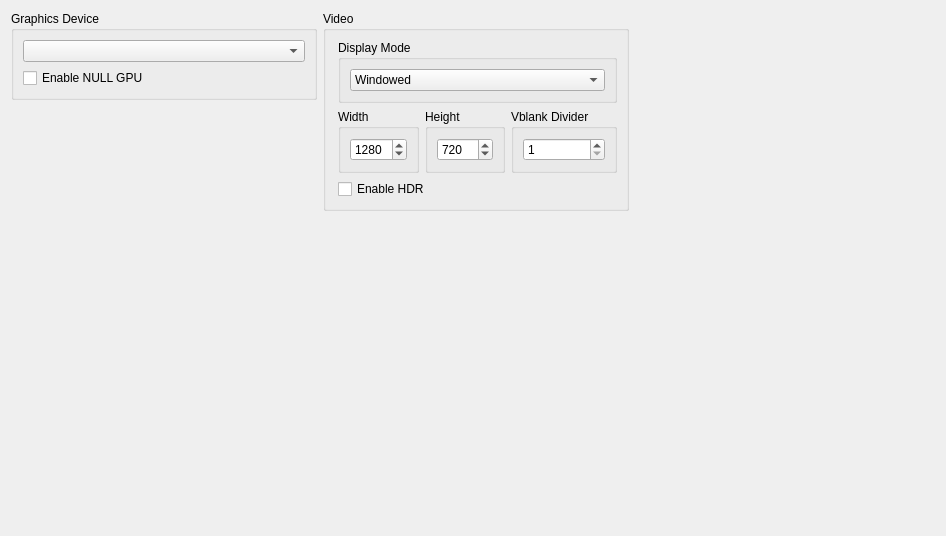
      <widget class="QWidget" name="graphicsTabLayout">
       <property name="geometry">
        <rect>
         <x>0</x>
         <y>0</y>
         <width>946</width>
         <height>536</height>
        </rect>
       </property>
       <layout class="QVBoxLayout" name="graphicsTabVLayout" stretch="0,0">
        <item>
         <layout class="QHBoxLayout" name="graphicsTabHLayout" stretch="1,1,1">
          <item>
           <layout class="QVBoxLayout" name="graphicsTabLayoutLeft">
            <item>
             <widget class="QGroupBox" name="graphicsAdapterGroupBox">
              <property name="title">
               <string>Graphics Device</string>
              </property>
              <layout class="QVBoxLayout" name="graphicsAdapterLayout">
               <item>
                <widget class="QComboBox" name="graphicsAdapterBox"/>
               </item>
               <item>
                <widget class="QCheckBox" name="nullGpuCheckBox">
                 <property name="text">
                  <string>Enable NULL GPU</string>
                 </property>
                </widget>
               </item>
              </layout>
             </widget>
            </item>
            <item>
             <widget class="QWidget" name="widgetgraphicsBottom" native="true">
              <layout class="QHBoxLayout" name="widgetgraphicsBottomHLayout">
               <property name="leftMargin">
                <number>0</number>
               </property>
               <property name="topMargin">
                <number>0</number>
               </property>
               <property name="rightMargin">
                <number>0</number>
               </property>
               <property name="bottomMargin">
                <number>0</number>
               </property>
               <item>
                <spacer name="verticalSpacer_2">
                 <property name="orientation">
                  <enum>Qt::Orientation::Vertical</enum>
                 </property>
                 <property name="sizeHint" stdset="0">
                  <size>
                   <width>20</width>
                   <height>40</height>
                  </size>
                 </property>
                </spacer>
               </item>
              </layout>
             </widget>
            </item>
           </layout>
          </item>
          <item>
           <layout class="QVBoxLayout" name="graphicsTabLayoutMiddle">
            <item>
            <widget class="QGroupBox" name="displayOptionsGroupBox">
              <property name="title">
               <string>Video</string>
              </property>
               <layout class="QVBoxLayout" name="layoutResolution">
               <property name="spacing">
                    <number>6</number>
               </property>
               <property name="leftMargin">
                    <number>12</number>
               </property>
                 <item>
                  <widget class="QGroupBox" name="displayModeGroupBox">
                   <property name="title">
                    <string>Display Mode</string>
                   </property>
                   <layout class="QVBoxLayout" name="displayModeLayout">
                    <item>
                     <widget class="QComboBox" name="displayModeComboBox">
                      <property name="sizePolicy">
                       <sizepolicy hsizetype="Expanding" vsizetype="Fixed">
                        <horstretch>0</horstretch>
                        <verstretch>0</verstretch>
                       </sizepolicy>
                      </property>
                      <item>
                       <property name="text">
                        <string>Windowed</string>
                       </property>
                      </item>
                      <item>
                       <property name="text">
                        <string>Borderless Windowed</string>
                       </property>
                      </item>
                     </widget>
                    </item>
                   </layout>
                  </widget>
                 </item>
               <item>
                    <layout class="QHBoxLayout" name="resolutionLayout">
                    <item>
                    <widget class="QGroupBox" name="widthGroupBox">
                    <property name="title">
                    <string>Width</string>
                    </property>
                    <layout class="QVBoxLayout" name="widthLayout">
                    <item>
                         <widget class="QSpinBox" name="widthSpinBox">
                         <property name="accelerated">
                         <bool>true</bool>
                         </property>
                         <property name="correctionMode">
                         <enum>QAbstractSpinBox::CorrectionMode::CorrectToNearestValue</enum>
                         </property>
                         <property name="keyboardTracking">
                         <bool>false</bool>
                         </property>
                         <property name="minimum">
                         <number>0</number>
                         </property>
                         <property name="maximum">
                         <number>9999</number>
                         </property>
                         <property name="value">
                         <number>1280</number>
                         </property>
                         </widget>
                    </item>
                    </layout>
                    </widget>
                    </item>
                    <item>
                    <widget class="QGroupBox" name="heightGroupBox">
                    <property name="title">
                    <string>Height</string>
                    </property>
                    <layout class="QVBoxLayout" name="heightLayout">
                    <item>
                         <widget class="QSpinBox" name="heightSpinBox">
                         <property name="frame">
                         <bool>true</bool>
                         </property>
                         <property name="accelerated">
                         <bool>true</bool>
                         </property>
                         <property name="correctionMode">
                         <enum>QAbstractSpinBox::CorrectionMode::CorrectToNearestValue</enum>
                         </property>
                         <property name="keyboardTracking">
                         <bool>false</bool>
                         </property>
                         <property name="minimum">
                         <number>0</number>
                         </property>
                         <property name="maximum">
                         <number>9999</number>
                         </property>
                         <property name="value">
                         <number>720</number>
                         </property>
                         </widget>
                    </item>
                    </layout>
                    </widget>
                    </item>
                    <item>
                    <widget class="QGroupBox" name="heightDivider">
                    <property name="title">
                    <string>Vblank Divider</string>
                    </property>
                    <layout class="QVBoxLayout" name="vblankLayout">
                    <item>
                         <widget class="QSpinBox" name="vblankSpinBox">
                         <property name="frame">
                         <bool>true</bool>
                         </property>
                         <property name="accelerated">
                         <bool>true</bool>
                         </property>
                         <property name="correctionMode">
                         <enum>QAbstractSpinBox::CorrectionMode::CorrectToNearestValue</enum>
                         </property>
                         <property name="keyboardTracking">
                         <bool>false</bool>
                         </property>
                         <property name="minimum">
                         <number>1</number>
                         </property>
                         <property name="maximum">
                         <number>9999</number>
                         </property>
                         <property name="value">
                         <number>1</number>
                         </property>
                         </widget>
                    </item>
                    </layout>
                  </widget>
                </item>
               </layout>
              </item>
              <item>
                  <widget class="QCheckBox" name="enableHDRCheckBox">
                   <property name="text">
                    <string>Enable HDR</string>
                   </property>
                  </widget>
                 </item>
             </layout>
             </widget>
            </item>
            <item>
             <spacer name="verticalSpacer">
              <property name="orientation">
               <enum>Qt::Orientation::Vertical</enum>
              </property>
              <property name="sizeHint" stdset="0">
               <size>
                <width>20</width>
                <height>40</height>
               </size>
              </property>
             </spacer>
            </item>
           </layout>
          </item>
          <item>
           <layout class="QVBoxLayout" name="graphicsTabLayoutRight">
            <property name="rightMargin">
             <number>12</number>
            </property>
            <property name="bottomMargin">
             <number>12</number>
            </property>
            <item>
             <spacer name="AdvancedSpacer">
              <property name="orientation">
               <enum>Qt::Orientation::Vertical</enum>
              </property>
              <property name="sizeHint" stdset="0">
               <size>
                <width>20</width>
                <height>40</height>
               </size>
              </property>
             </spacer>
            </item>
           </layout>
          </item>
         </layout>
        </item>
        <item>
         <spacer name="graphicSpacer">
          <property name="orientation">
           <enum>Qt::Orientation::Vertical</enum>
          </property>
          <property name="sizeHint" stdset="0">
           <size>
            <width>20</width>
            <height>40</height>
           </size>
          </property>
         </spacer>
        </item>
       </layout>
      </widget>
